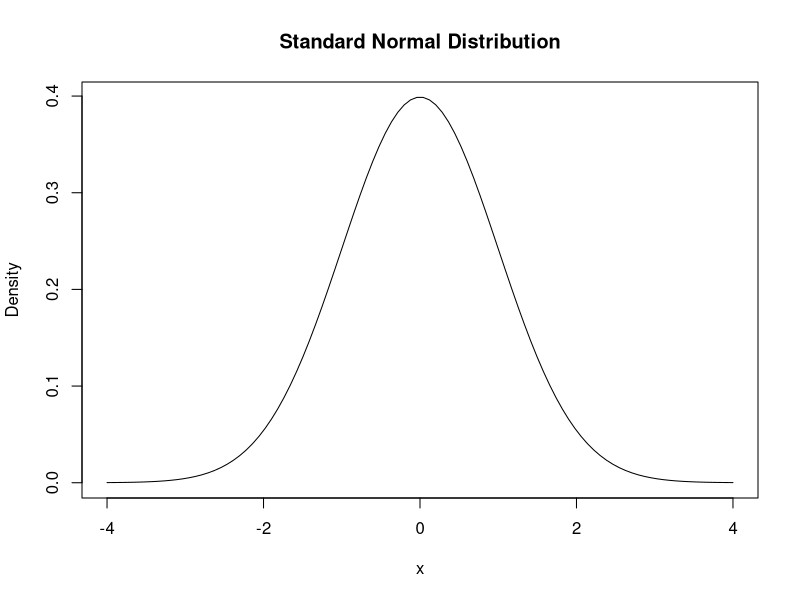
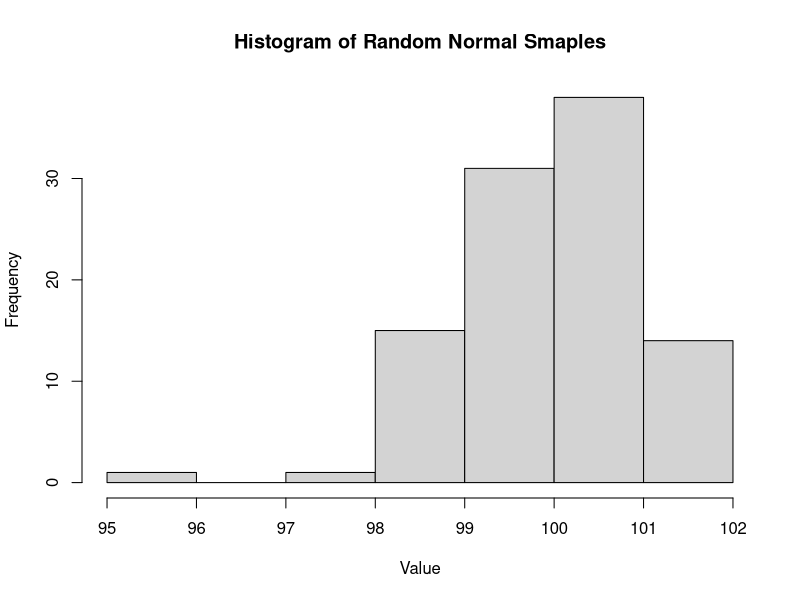

The R script that drew these images, in order:
## ---- chunk 1
# Plot the standard normal distribution (mean = 0, sd = 1)
x <- seq(-4, 4, length = 100)
y <- dnorm(x, mean = 0, sd = 1)

plot(x, y, type = "l", main = "Standard Normal Distribution", ylab = "Density")
## ---- chunk 2
# Generate 100 random values from N(0,1)
samples <- rnorm(100, mean = 100, sd = 1)
samples
hist(samples, main = "Histogram of Random Normal Smaples", xlab = "Value")
## ---- chunk 3
# Probability at a Point
pnorm(1.5, mean = 0, sd = 1)
## ---- chunk 4
set.seed(7369)
n <- 1000
z <- rnorm(n, mean = 0, sd = 1)
z
## ---- chunk 5
install.packages("skimr")
require(skimr)
## ---- chunk 6
skimr::skim_without_charts(z)
